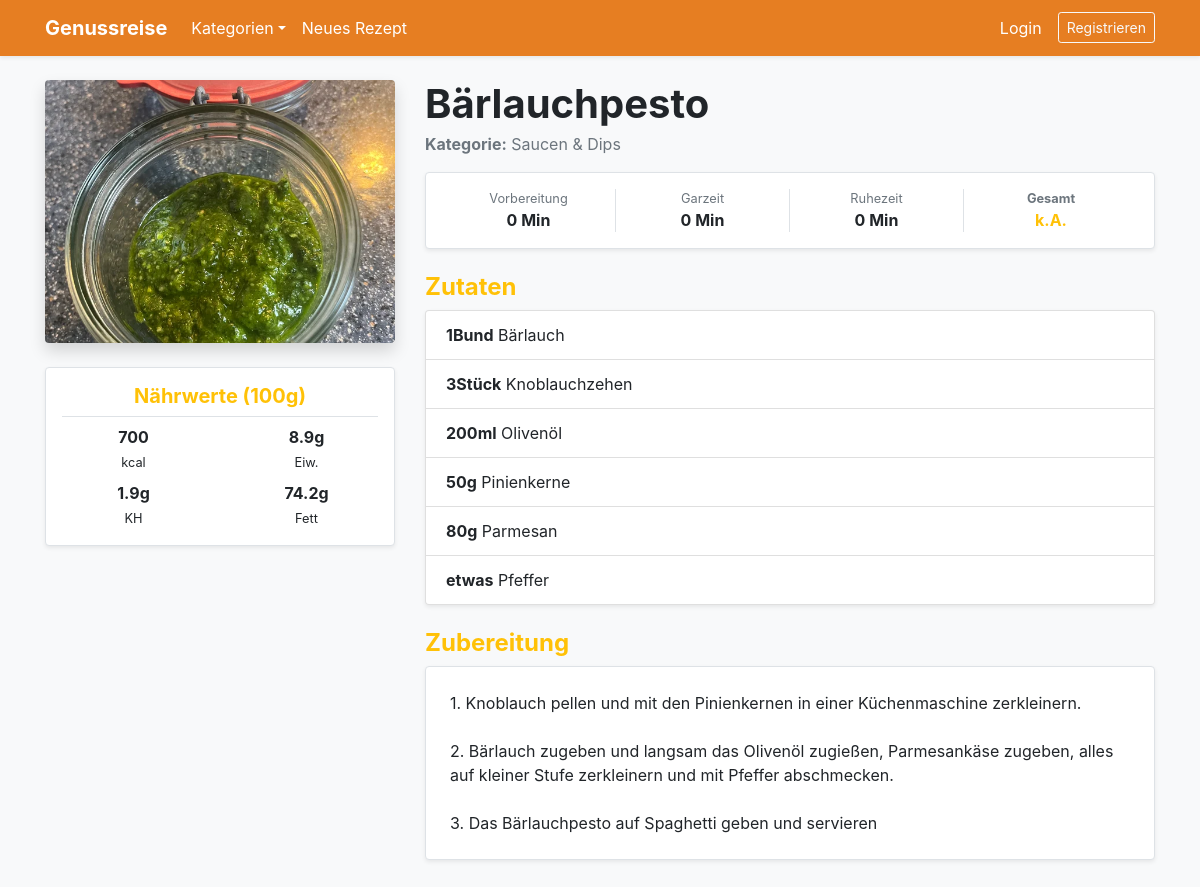
/recipe/1, run on the app's committed database.
### app.py (models this page shows)
class Recipe(db.Model):
    id = db.Column(db.Integer, primary_key=True)
    name = db.Column(db.String(100), nullable=False)
    instructions = db.Column(db.Text, nullable=False)
    image_file = db.Column(db.String(100), nullable=False, default='default.jpg')
    prep_time = db.Column(db.Integer, default=0)
    cook_time = db.Column(db.Integer, default=0)
    rest_time = db.Column(db.Integer, default=0)
    servings = db.Column(db.Integer, default=1)
    calories = db.Column(db.Integer, default=0)
    protein = db.Column(db.Float, default=0.0)
    carbs = db.Column(db.Float, default=0.0)
    fat = db.Column(db.Float, default=0.0)
    rating_sum = db.Column(db.Integer, default=0)
    rating_count = db.Column(db.Integer, default=0)
    user_id = db.Column(db.Integer, db.ForeignKey('user.id'), nullable=False)
    category_id = db.Column(db.Integer, db.ForeignKey('category.id'), nullable=True)
    ingredients = db.relationship('Ingredient', backref='recipe', lazy=True, cascade="all, delete-orphan")
    comments = db.relationship('Comment', backref='recipe', lazy=True, cascade="all, delete-orphan")
    @property
    def total_time_formatted(self):
        total = (self.prep_time or 0) + (self.cook_time or 0) + (self.rest_time or 0)
        if total == 0: return "k.A."
        if total >= 60:
            h, m = total // 60, total % 60
            return f"{h} Std. {m} Min." if m > 0 else f"{h} Std."
        return f"{total} Min."

class Category(db.Model):
    id = db.Column(db.Integer, primary_key=True)
    name = db.Column(db.String(50), unique=True, nullable=False)
    recipes = db.relationship('Recipe', backref='category_rel', lazy=True)

class Ingredient(db.Model):
    id = db.Column(db.Integer, primary_key=True)
    name = db.Column(db.String(100), nullable=False)
    amount = db.Column(db.String(50))
    recipe_id = db.Column(db.Integer, db.ForeignKey('recipe.id'), nullable=False)

### app.py (the view, shortened to what this page needs)
@app.route("/recipe/<int:recipe_id>", methods=['GET', 'POST'])
def recipe_detail(recipe_id):
    r = Recipe.query.get_or_404(recipe_id)
    is_fav = Favorite.query.filter_by(user_id=current_user.id, recipe_id=r.id).first() is not None if current_user.is_authenticated else False
    avg = round(r.rating_sum / r.rating_count, 1) if r.rating_count > 0 else 0
    return render_template('recipe_detail.html', recipe=r, avg_rating=avg, is_fav=is_fav)

### app.py (called while the page is built)
@app.context_processor
def inject_categories():
    return dict(all_categories=Category.query.order_by(Category.name).all())

### templates/recipe_detail.html (shortened to what this page needs)
{% extends "base.html" %}
{% block content %}
<div class="row">
    <aside class="col-md-4 text-center">
        <img src="{{ url_for('static', filename='uploads/' + recipe.image_file) }}" class="img-fluid rounded shadow mb-4">
        <div class="p-3 bg-white border rounded shadow-sm">
            <h5 class="text-warning border-bottom pb-2 font-weight-bold">Nährwerte (100g)</h5>
            <div class="row">
                <div class="col-6 mb-2"><strong>{{ recipe.calories }}</strong><br><small>kcal</small></div>
                <div class="col-6 mb-2"><strong>{{ recipe.protein }}g</strong><br><small>Eiw.</small></div>
                <div class="col-6"><strong>{{ recipe.carbs }}g</strong><br><small>KH</small></div>
                <div class="col-6"><strong>{{ recipe.fat }}g</strong><br><small>Fett</small></div>
            </div>
        </div>
    </aside>
    <section class="col-md-8">
        <div class="d-flex align-items-center justify-content-between mb-1">
            <div class="d-flex align-items-center">
                <h1 class="font-weight-bold mb-0 mr-3">{{ recipe.name }}</h1>
            </div>
        </div>
        <p class="text-muted mb-3"><strong>Kategorie:</strong> {{ recipe.category_rel.name if recipe.category_rel else 'Allgemein' }}</p>
        <div class="row text-center mb-4 p-3 bg-white border rounded mx-0 shadow-sm">
            <div class="col-3 border-right"><small class="text-muted d-block">Vorbereitung</small><strong>{{ recipe.prep_time }} Min</strong></div>
            <div class="col-3 border-right"><small class="text-muted d-block">Garzeit</small><strong>{{ recipe.cook_time }} Min</strong></div>
            <div class="col-3 border-right"><small class="text-muted d-block">Ruhezeit</small><strong>{{ recipe.rest_time }} Min</strong></div>
            <div class="col-3"><small class="text-muted d-block text-warning font-weight-bold">Gesamt</small><strong class="text-warning">{{ recipe.total_time_formatted }}</strong></div>
        </div>
        <h4 class="text-warning font-weight-bold">Zutaten</h4>
        <ul class="list-group mb-4 shadow-sm">{% for ing in recipe.ingredients %}<li class="list-group-item"><strong>{{ ing.amount }}</strong> {{ ing.name }}</li>{% endfor %}</ul>
        <h4 class="text-warning font-weight-bold">Zubereitung</h4>
        <div class="p-4 bg-white border rounded mb-5 shadow-sm" style="white-space: pre-line;">{{ recipe.instructions }}</div>
    </section>
</div>
{% endblock %}

### data on the page
Recipe: image_file (picture), calories "700", protein "8.9", carbs "1.9", fat "74.2", name "Bärlauchpesto", prep_time "0", cook_time "0", rest_time "0", total_time_formatted "k.A.", instructions "1. Knoblauch pellen und mit den Pinienkernen in einer Küchenmaschine zerkleinern. 2. Bärlauch zugeben und langsam das Olivenöl zugießen, Parmesankäse zugeben, alles auf kleiner Stufe zerkleinern und mit Pfeffer abschmecken. 3. Das Bärlauchpesto auf Spaghetti geben und servieren"
Category: category_rel "Saucen & Dips"
Ingredient: amount "1Bund", name "Bärlauch"
Ingredient: amount "3Stück", name "Knoblauchzehen"
Ingredient: amount "200ml", name "Olivenöl"
Ingredient: amount "50g", name "Pinienkerne"
Ingredient: amount "80g", name "Parmesan"
Ingredient: amount "etwas", name "Pfeffer"
